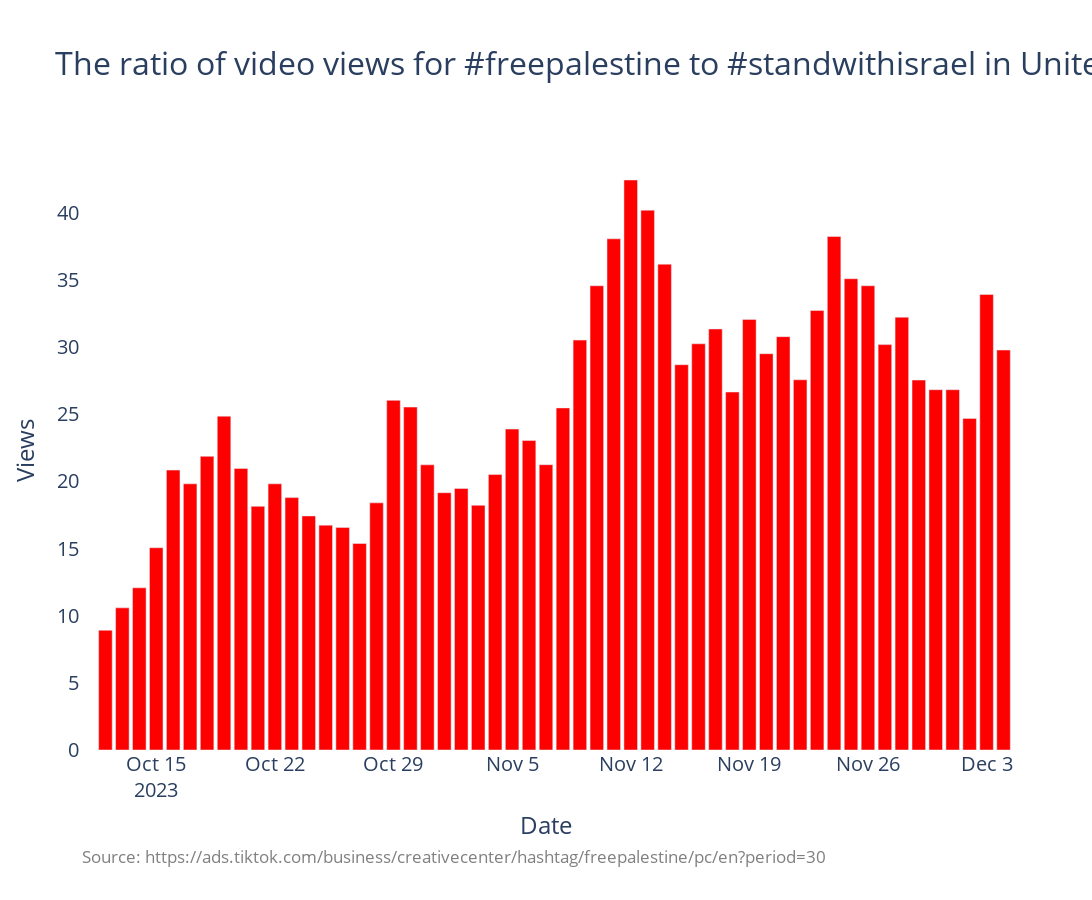

Notebook source saved alongside this figure:
### Code cell
country_code = 'US'
plot_trend(country_code,['freepalestine','standwithisrael'],trends_df_dict[country_code])

### Figure 1 — Plotly figure (JSON) as saved in the notebook; plotly's stock layout.template omitted (floating-point values rounded to 4 significant figures)
{"data": [{"alignmentgroup": "True", "hovertemplate": "variable=0<br>index=%{x}<br>value=%{y}<extra></extra>", "legendgroup": "0", "marker": {"color": "red", "pattern": {"shape": ""}}, "name": "0", "offsetgroup": "0", "orientation": "v", "showlegend": true, "textposition": "auto", "type": "bar", "x": ["2023-10-11T00:00:00", "2023-10-12T00:00:00", "2023-10-13T00:00:00", "2023-10-14T00:00:00", "2023-10-15T00:00:00", "2023-10-16T00:00:00", "2023-10-17T00:00:00", "2023-10-18T00:00:00", "2023-10-19T00:00:00", "2023-10-20T00:00:00", "2023-10-21T00:00:00", "2023-10-22T00:00:00", "2023-10-23T00:00:00", "2023-10-24T00:00:00", "2023-10-25T00:00:00", "2023-10-26T00:00:00", "2023-10-27T00:00:00", "2023-10-28T00:00:00", "2023-10-29T00:00:00", "2023-10-30T00:00:00", "2023-10-31T00:00:00", "2023-11-01T00:00:00", "2023-11-02T00:00:00", "2023-11-03T00:00:00", "2023-11-04T00:00:00", "2023-11-05T00:00:00", "2023-11-06T00:00:00", "2023-11-07T00:00:00", "2023-11-08T00:00:00", "2023-11-09T00:00:00", "2023-11-10T00:00:00", "2023-11-11T00:00:00", "2023-11-12T00:00:00", "2023-11-13T00:00:00", "2023-11-14T00:00:00", "2023-11-15T00:00:00", "2023-11-16T00:00:00", "2023-11-17T00:00:00", "2023-11-18T00:00:00", "2023-11-19T00:00:00", "2023-11-20T00:00:00", "2023-11-21T00:00:00", "2023-11-22T00:00:00", "2023-11-23T00:00:00", "2023-11-24T00:00:00", "2023-11-25T00:00:00", "2023-11-26T00:00:00", "2023-11-27T00:00:00", "2023-11-28T00:00:00", "2023-11-29T00:00:00", "2023-11-30T00:00:00", "2023-12-01T00:00:00", "2023-12-02T00:00:00", "2023-12-03T00:00:00", "2023-12-04T00:00:00"], "xaxis": "x", "y": [null, 8.918, 10.58, 12.07, 15.06, 20.84, 19.82, 21.87, 24.86, 20.97, 18.14, 19.82, 18.79, 17.43, 16.74, 16.58, 15.38, 18.4, 26.04, 25.53, 21.23, 19.16, 19.48, 18.22, 20.51, 23.9, 23.05, 21.25, 25.47, 30.52, 34.57, 38.06, 42.44, 40.2, 36.18, 28.69, 30.25, 31.35, 26.66, 32.06, 29.51, 30.78, 27.57, 32.72, 38.23, 35.09, 34.57, 30.19, 32.22, 27.55, 26.83, 26.83, 24.69, 33.92, 29.78], "yaxis": "y"}], "layout": {"annotations": [{"align": "left", "font": {"color": "grey", "size": 17}, "showarrow": false, "text": "Source: https://ads.tiktok.com/business/creativecenter/hashtag/freepalestine/pc/en?period=30", "x": 0, "xref": "paper", "y": -0.2, "yref": "paper"}], "barmode": "relative", "font": {"size": 20}, "height": 900, "legend": {"title": {"text": "variable"}, "tracegroupgap": 0}, "margin": {"b": 150, "t": 150}, "paper_bgcolor": "white", "plot_bgcolor": "white", "showlegend": false, "title": {"font": {"size": 32}, "text": "The ratio of video views for #freepalestine to #standwithisrael in United States"}, "width": 1800, "xaxis": {"anchor": "y", "domain": [0, 1], "title": {"text": "Date"}}, "yaxis": {"anchor": "x", "domain": [0, 1], "title": {"text": "Views"}}}}
